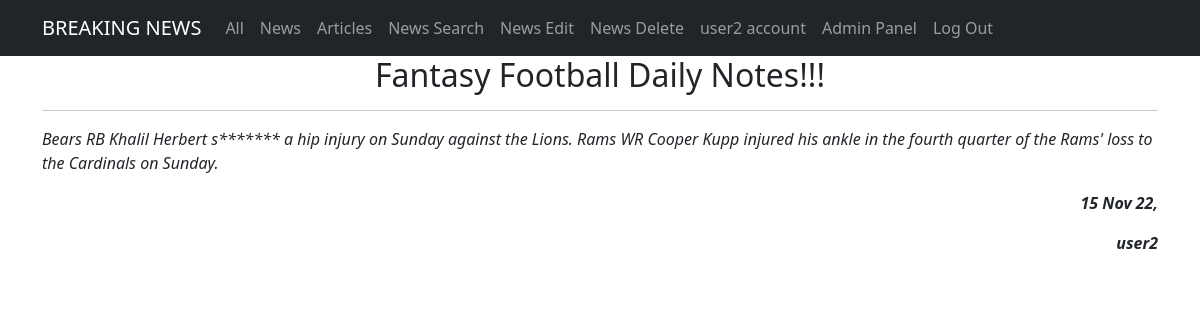
Page /news/3/ (signed in) on the committed database.
### newsportal/models.py (models this page shows, shortened)
class Post(models.Model):
    author = models.ForeignKey(Author, on_delete=models.CASCADE)
    type = models.CharField(max_length=2, choices=TYPES, default=news)
    published_date = models.DateTimeField(auto_now_add=True)
    post_title = models.CharField(max_length=100)
    post_text = models.TextField()
    category = models.ManyToManyField(Category, through="PostCategory")
    post_rating = models.IntegerField(default=0)

class Author(models.Model):
    author_rating = models.IntegerField(default=0)
    user = models.OneToOneField(User, on_delete=models.CASCADE)

### newsportal/views.py (the view)
# urls.py: path('<int:pk>/', NewsDetail.as_view(), name='news_detail'),
class NewsDetail(PostDetail):
    model = Post
    template_name = 'new.html'
    context_object_name = 'post'
    def get_queryset(self):
        queryset = super().get_queryset()
        self.filterset = PostFilter(self.request.GET, queryset)
        return self.filterset.qs.filter(type="NW")

### newsportal/templatetags/custom_filters.py (called while the page is built)
@register.filter()
def censor(text):
    if isinstance(text, str):
        wordstocensor = ['fool', 'death', 'suffer']
        text = re.split('(\W+)', text)
        for i, j in enumerate(text):
            for k in wordstocensor:
                if k in j.lower():
                    text[i] = text[i][0] + '*'*(len(text[i]) - 1)
        return ''.join(text)
    else:
        raise Exception("This filter is applicable only to the <class 'str'>")

### templates/new.html (shortened to what this page needs)
<!DOCTYPE html>
{% extends 'post.html' %}
{% load custom_filters %}
{% block content2 %}
<li class="nav-item">
  <a class="nav-link" href="/news/search/">News Search</a>
</li>
<li class="nav-item">
  <a class="nav-link" href="/news/{{post.pk}}/edit">News Edit</a>
</li>
<li class="nav-item">
  <a class="nav-link" href="/news/{{post.pk}}/delete">News Delete</a>
</li>
{% endblock content2 %}
{% block content %}
<h2>{{ post.post_title|censor }}</h2>
<hr>
<p style="text-align: left;"><em>{{ post.post_text|censor }}</em></p>
<p style="text-align: right;"><em><strong>{{ post.published_date|date:'d M y' }},</strong></em></p>
<p style="text-align: right;"><em><strong>{{ post.author.user.username }}</strong></em></p>
{% endblock content %}

### templates/flatpages/default.html (shortened to what this page needs)
<!DOCTYPE html>
<html lang="en">
    <head>
        {% load static %}
        <link href="{% static 'css/styles.css' %}" rel="stylesheet" />
    </head>
    <body>
        <nav class="navbar navbar-expand-lg navbar-dark bg-dark static-top">
            <div class="container">
                <a class="navbar-brand" href="#">BREAKING NEWS</a>
                <div class="collapse navbar-collapse" id="navbarResponsive">
                    <ul class="navbar-nav ml-auto">
                        {% block view %}
                        <li class="nav-item active">
                            <a class="nav-link" href="/">All</a>
                        </li>
                        <li class="nav-item">
                            <a class="nav-link" href="/news/">News</a>
                        </li>
                        <li class="nav-item">
                            <a class="nav-link" href="/articles/">Articles</a>
                        </li>
                        {% endblock view %}
                        {% block content2 %}
                        {% endblock content2 %}
                        {% block account %}
                        <li class="nav-item">
                            <a class="nav-link" href="/account/">{{ request.user.username }} account</a>
                        </li>
                        {% endblock account %}
                        <li class="nav-item">
                            <a class="nav-link" href="/admin/">Admin Panel</a>
                        </li>
                        {% block blogout %}
                        <li class="nav-item">
                            <a class="nav-link" href="/sign/logout/">Log Out</a>
                        </li>
                        {% endblock blogout %}
                    </ul>
                </div>
            </div>
        </nav>
        <div class="container">
            <div class="row">
                <div class="col-lg-12 text-center">
                    {% block content %}{% endblock content %}
                </div>
            </div>
        </div>
    </body>
</html>

### rows in the picture
Post: post_title|censor "Fantasy Football Daily Notes!!!", post_text|censor "Bears RB Khalil Herbert s******* a hip injury on Sunday against the Lions. Rams WR Cooper Kupp injured his ankle in the fourth quarter of the Rams' loss to the Cardinals on Sunday.", published_date "15 Nov 22", author.user.username "user2"

### other values in the picture
{{ request.user.username }} "user2"
